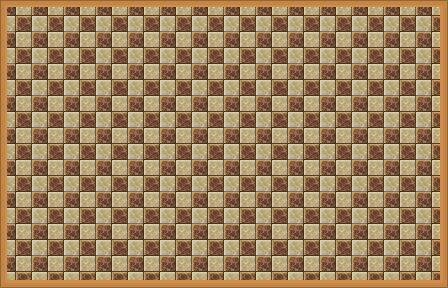

Tiled map render using the project's own tile images. Description and the map definition, with tile-layer contents summarised, below:
An orthogonal 14x9 tile map with 32x32 px tiles, 2 tile layers (background, decorations), 2 tilesets and 12 objects (11x gameobject, keyitem).

<map version="1.0" orientation="orthogonal" renderorder="right-down" width="14" height="9" tilewidth="32" tileheight="32" nextobjectid="26">
 <tileset firstgid="1" name="spritesheet-tiles" tilewidth="32" tileheight="32" spacing="5" tilecount="729" columns="27">
  <image source="../images/spritesheet-tiles.png" width="1024" height="1024" />
 </tileset>
 <tileset firstgid="730" name="objects" tilewidth="64" tileheight="47" tilecount="4" columns="0">
  <tile id="0">
   <image width="22" height="22" source="../images/chair-office.png" />
  </tile>
  <tile id="1">
   <image width="49" height="47" source="../images/copymachine.png" />
  </tile>
  <tile id="2">
   <image width="64" height="34" source="../images/desk-office.png" />
  </tile>
  <tile id="3">
   <image width="31" height="31" source="../images/key-work.png" />
  </tile>
 </tileset>
 <layer name="background" width="14" height="9">
  <data>[126 cells, 126 non-empty, 1 distinct tile ids]</data>
 </layer>
 <layer name="decorations" width="14" height="9">
  <data>[126 cells, 42 non-empty, 8 distinct tile ids]</data>
 </layer>
 <objectgroup name="objects">
  <object id="4" name="desk-office" type="gameobject" gid="732" x="320" y="112" width="64" height="34" />
  <object id="5" name="desk-office" type="gameobject" gid="732" x="80" y="112" width="64" height="34" />
  <object id="6" name="desk-office" type="gameobject" gid="732" x="80" y="208" width="64" height="34" />
  <object id="8" name="desk-office" type="gameobject" gid="732" x="320" y="208" width="64" height="34" />
  <object id="9" name="chair-office" type="gameobject" gid="730" x="200" y="128" width="22" height="22" />
  <object id="11" name="chair-office" type="gameobject" gid="730" x="88" y="128" width="22" height="22" />
  <object id="12" name="chair-office" type="gameobject" gid="730" x="88" y="224" width="22" height="22" />
  <object id="14" name="chair-office" type="gameobject" gid="730" x="328" y="224" width="22" height="22" />
  <object id="15" name="chair-office" type="gameobject" gid="730" x="328" y="128" width="22" height="22" />
  <object id="16" name="keyitem" type="keyitem" gid="733" x="192" y="96" width="31" height="31" />
  <object id="24" name="desk-office" type="gameobject" gid="732" x="192" y="112" width="64" height="34" />
  <object id="25" name="copymachine" type="gameobject" gid="731" x="200" y="232" width="49" height="47" />
 </objectgroup>
</map>
